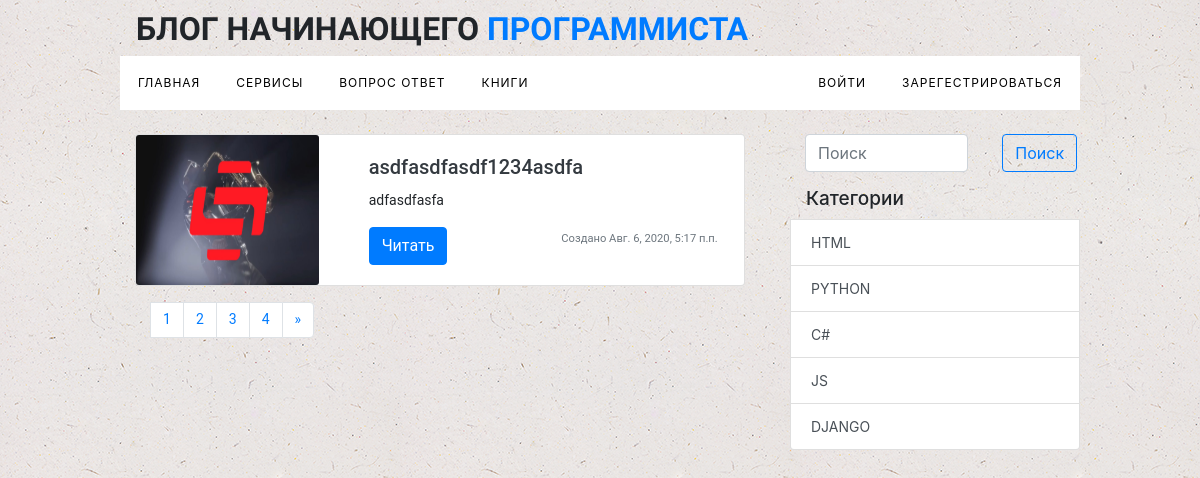
The page / on the database its author committed.
### blog/models.py (models this page shows, shortened)
class Article(models.Model):
    STATUS_CHOICE = (
            ('draft',"Draft"),
            ('publish',"Publish")
            )
    author = models.ForeignKey(User,on_delete = models.CASCADE,related_name = 'blog_posts')
    meta_description = models.CharField(max_length=250,verbose_name='Мета описание')
    meta_keyword = models.CharField(max_length = 250,verbose_name='Ключевые слова (ключ 1, ключ 2, ключ 3…)')
    category = models.ForeignKey(Category,on_delete = models.CASCADE)
    title = models.CharField(max_length=250)
    slug = models.SlugField(max_length = 250,unique = True)
    body = models.TextField()
    publish = models.DateTimeField(default = timezone.now)
    create = models.DateTimeField(auto_now_add = True)
    update = models.DateTimeField(auto_now = True)
    status = models.CharField(max_length = 10,choices = STATUS_CHOICE,default = 'draft')
    image = models.ImageField()
    users_like = models.ManyToManyField(settings.AUTH_USER_MODEL,related_name='articles_like',blank=True)
    class Meta:
        ordering = ('-publish',)
        verbose_name = 'Статья'
        verbose_name_plural = 'Статьи'
    def get_absolute_url(self):
        return reverse('blog:post_detail',  args = [self.publish.year,self.publish.month,self.publish.day,self.slug])

class Category(models.Model):
    title = models.CharField(max_length=50,verbose_name='Категория')
    slug = models.SlugField(blank = True)
    class Meta:
        verbose_name = 'Категория'
        verbose_name_plural = 'Категории'
    def get_absolute_url(self):
        return reverse('blog:category_list', args = [self.slug])

### blog/views.py (the view)
# urls.py: path('', views.list,name='list'),
def list(request):
    search_query = request.GET.get('search','')
    if search_query:
        articles = Article.objects.filter(Q(title__icontains = search_query)| Q(body__icontains = search_query))
    else:
        articles = Article.objects.all().filter(status='publish')
    categories = Category.objects.all()
    paginator = Paginator(articles,1)
    page = request.GET.get('page')
    try:
        posts = paginator.page(page)
    except PageNotAnInteger:
        posts = paginator.page(1)
    except EmptyPage:
        posts = paginator.page(paginator.num_pages)
    draft_posts = Article.objects.all().filter(status='draft')
    return render(request,'blog/index.html',{"posts":posts,'page':page,'categories':categories,'draft_posts':draft_posts})

### context_processors/main_menu.py (called while the page is built)
def main(request):
    services =  ServiceModel.objects.all()
    if request.user.is_authenticated:
        user_question =request.user.questions.all()
        return {'services':services,'user_question':user_question}
    return {'services':services}

### services/models.py (called while the page is built)
    def get_absolute_url(self):
        return reverse('service:services',  args = [self.slug])

### blog/templates/blog/index.html (shortened to what this page needs)
{% extends 'blog/base.html'%}
{% block content %}
<div class="row">
			<div class="col-lg-8 main-content">
                <div class='container-fluid'>
                <ul>
                    {% if posts %}
                    {% for post in posts%}
                <li class='main-item mb-3'>
						<div class="card mb-3">
                         <div class="row">
                           <div class="col-md-4">
                               <img src="{{post.image.url}}" style='height: 100%' class="card-img" alt="...">
                           </div>
                           <div class="col-md-8">
                             <div class="card-body">
                                 <a href="{{post.get_absolute_url}}" class='text-dark item-url'><h5 class="card-title mb-0">{{post.title}}</h5></a>
                                 <p class="card-text">{{post.body|truncatechars:60}}</p>
                               <div class="row">
                               	<div class="col-lg-6">
                                    <a class='btn btn-primary' href="{{post.get_absolute_url}}" style='text-decoration: none;color:#fff;'>Читать</a>
                               	</div>
                               	<div class="col-lg-6">
                                    <p class="card-text"><small class="text-muted">Создано {{post.publish}}</small></p>
                               	</div>
                               </div>
                             </div>
                           </div>
                         </div>
                       </div>
					</li>
                    {%endfor%}
                </ul>
        {% include 'blog/pagination.html' with page=posts%}
                {% else%}
                <h3 class='card-text'>Постов еще нет</h3>
{% endif %}
            			</div>
                </div>
			<div class="col-lg-4 mb-3 main-sidebar">
                    <div class='container-fluid'>
                    <nav class="navbar text-center p-0 mb-3">
                    <form class="form-inline" action='{% url 'blog:list'%}'>
                        <div class='row'>
                     <div class='col-sm-8 col-8'>
                  <input class="form-control w-100" type="search" placeholder="Поиск" aria-label="Поиск" name='search'>
                        </div>
                        <div class='col-sm-4 col-4'>
                  <button class="btn btn-outline-primary ml-1" type="submit">Поиск</button>
                        </div>
            </div>
                </form>
              </nav>
                    </div>
								<div class="list-group sticky-top mt-3">
					<h1 class = 'sidebar-category pl-3'>Категории</h1>
                    {% for category in categories %}
                    <a href="{{category.get_absolute_url}}" class="list-group-item list-group-item-action">{{category.title}}</a>
                    {% endfor %}
                </div>
			</div>
		</div>
        {% endblock%}

### blog/static/css/style.css (style rules this page uses)
* { padding: 0; margin: 0; }
body { box-sizing:border-box; padding-top: 10px; background-image: url("../img/ep_naturalwhite.png"); }
* { box-sizing: border-box; }
body { font-size: 14px; margin: 0; }
ul { list-style: none; margin: 0; padding: 0; }
a { text-decoration: none; }
.main-content { padding: 0; font-family: 'Roboto', sans-serif; }
.main-sidebar { padding-left:30px; padding-right:0px; z-index:2; }
.main-sidebar a.list-group-item { text-transform:uppercase; }
a.item-url { text-decoration: none; margin-bottom: 0; }
a.item-url::after { content :''; width: 100%; color:#000; display: block; background-color: #ccc; height: 1px; margin-bottom: 10px; transform: scale(0); transition: all 0.3s; }
.sidebar-category { font-size: 19px; }

### rows shown on the page
Article: image (picture), title "asdfasdfasdf1234asdfa", body "adfasdfasfa", publish "Авг. 6, 2020, 5:17 п.п."
Category: title "HTML"
Category: title "PYTHON"
Category: title "C#"
Category: title "JS"
Category: title "DJANGO"
